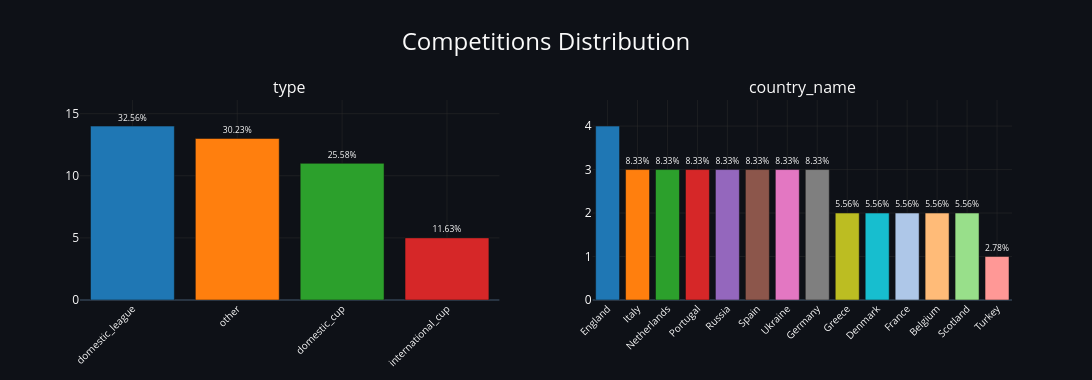

Source (notebook cell):
### Code cell
id_cols = ["competition_id", 'name']

competitions_dist = distribution_plot(competitions_summary, n_cols=2, title='Competitions Distribution',top_n_categories=20, ignore_cols=id_cols)
competitions_dist

### Figure 1 — Plotly figure (JSON) as saved in the notebook; plotly's stock layout.template omitted (floating-point values rounded to 4 significant figures)
{"data": [{"cliponaxis": false, "hoverinfo": "text", "hovertext": ["domestic_league<br>Count: 14<br>Percentage: 32.56%", "other<br>Count: 13<br>Percentage: 30.23%", "domestic_cup<br>Count: 11<br>Percentage: 25.58%", "international_cup<br>Count: 5<br>Percentage: 11.63%"], "marker": {"color": ["#1f77b4", "#ff7f0e", "#2ca02c", "#d62728"]}, "name": "type", "showlegend": false, "text": ["32.56%", "30.23%", "25.58%", "11.63%"], "textfont": {"size": 10}, "textposition": "outside", "type": "bar", "x": ["domestic_league", "other", "domestic_cup", "international_cup"], "xaxis": "x", "y": [14, 13, 11, 5], "yaxis": "y"}, {"cliponaxis": false, "hoverinfo": "text", "hovertext": ["England<br>Count: 4<br>Percentage: 11.11%", "Italy<br>Count: 3<br>Percentage: 8.33%", "Netherlands<br>Count: 3<br>Percentage: 8.33%", "Portugal<br>Count: 3<br>Percentage: 8.33%", "Russia<br>Count: 3<br>Percentage: 8.33%", "Spain<br>Count: 3<br>Percentage: 8.33%", "Ukraine<br>Count: 3<br>Percentage: 8.33%", "Germany<br>Count: 3<br>Percentage: 8.33%", "Greece<br>Count: 2<br>Percentage: 5.56%", "Denmark<br>Count: 2<br>Percentage: 5.56%", "France<br>Count: 2<br>Percentage: 5.56%", "Belgium<br>Count: 2<br>Percentage: 5.56%", "Scotland<br>Count: 2<br>Percentage: 5.56%", "Turkey<br>Count: 1<br>Percentage: 2.78%"], "marker": {"color": ["#1f77b4", "#ff7f0e", "#2ca02c", "#d62728", "#9467bd", "#8c564b", "#e377c2", "#7f7f7f", "#bcbd22", "#17becf", "#aec7e8", "#ffbb78", "#98df8a", "#ff9896"]}, "name": "country_name", "showlegend": false, "text": ["11.11%", "8.33%", "8.33%", "8.33%", "8.33%", "8.33%", "8.33%", "8.33%", "5.56%", "5.56%", "5.56%", "5.56%", "5.56%", "2.78%"], "textfont": {"size": 10}, "textposition": "outside", "type": "bar", "x": ["England", "Italy", "Netherlands", "Portugal", "Russia", "Spain", "Ukraine", "Germany", "Greece", "Denmark", "France", "Belgium", "Scotland", "Turkey"], "xaxis": "x2", "y": [4, 3, 3, 3, 3, 3, 3, 3, 2, 2, 2, 2, 2, 1], "yaxis": "y2"}], "layout": {"annotations": [{"font": {"size": 16}, "showarrow": false, "text": "type", "x": 0.225, "xanchor": "center", "xref": "paper", "y": 1, "yanchor": "bottom", "yref": "paper"}, {"font": {"size": 16}, "showarrow": false, "text": "country_name", "x": 0.775, "xanchor": "center", "xref": "paper", "y": 1, "yanchor": "bottom", "yref": "paper"}], "autosize": false, "font": {"color": "#fafafa", "size": 12}, "height": 380, "paper_bgcolor": "#0e1117", "plot_bgcolor": "#0e1117", "showlegend": false, "title": {"font": {"size": 24}, "text": "Competitions Distribution", "x": 0.5}, "uniformtext": {"minsize": 8, "mode": "hide"}, "width": 1400, "xaxis": {"anchor": "y", "domain": [0, 0.45], "gridcolor": "#2d2d2d", "gridwidth": 0.5, "showgrid": true, "tickangle": -45, "tickfont": {"size": 10}}, "xaxis2": {"anchor": "y2", "domain": [0.55, 1], "gridcolor": "#2d2d2d", "gridwidth": 0.5, "showgrid": true, "tickangle": -45, "tickfont": {"size": 10}}, "yaxis": {"anchor": "x", "domain": [0, 1], "gridcolor": "#2d2d2d", "gridwidth": 0.5, "range": [0, 16.1], "showgrid": true}, "yaxis2": {"anchor": "x2", "domain": [0, 1], "gridcolor": "#2d2d2d", "gridwidth": 0.5, "range": [0, 4.6], "showgrid": true}}}
